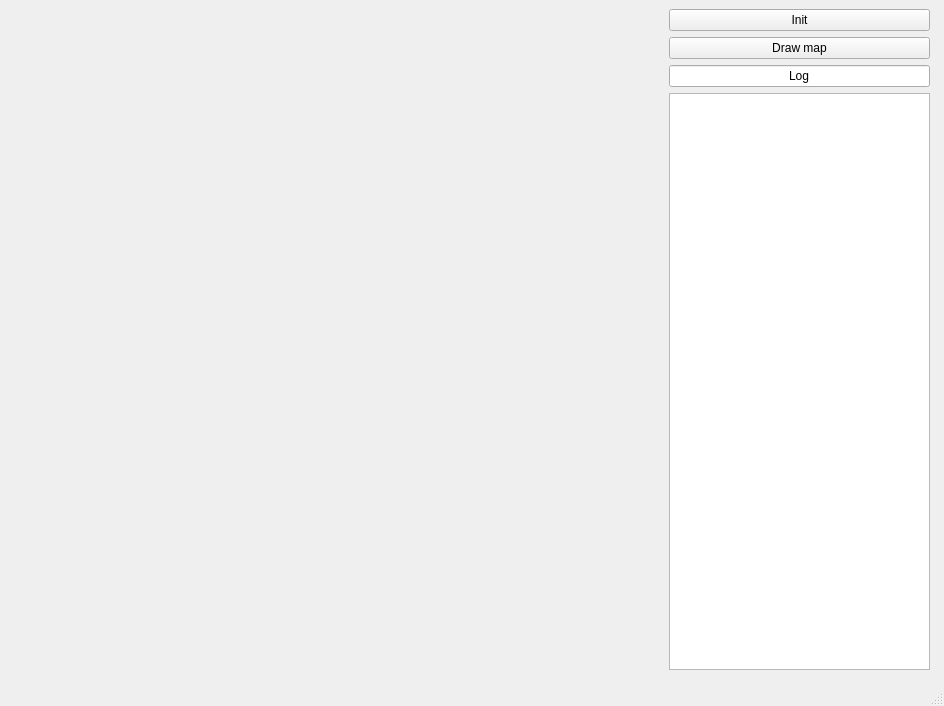
<?xml version="1.0" encoding="UTF-8"?>
<ui version="4.0">
 <class>MainWindowDesign</class>
 <widget class="QMainWindow" name="MainWindowDesign">
  <property name="geometry">
   <rect>
    <x>0</x>
    <y>0</y>
    <width>944</width>
    <height>706</height>
   </rect>
  </property>
  <property name="windowTitle">
   <string>QRosApp</string>
  </property>
  <property name="windowIcon">
   <iconset>
    <normaloff>:/images/icon.png</normaloff>:/images/icon.png</iconset>
  </property>
  <property name="locale">
   <locale language="English" country="Australia"/>
  </property>
  <widget class="QWidget" name="centralwidget">
   <layout class="QGridLayout" name="gridLayout_2">
    <item row="0" column="1">
     <widget class="QWidget" name="widget" native="true">
      <widget class="QLabel" name="map">
       <property name="geometry">
        <rect>
         <x>0</x>
         <y>0</y>
         <width>651</width>
         <height>661</height>
        </rect>
       </property>
       <property name="text">
        <string/>
       </property>
      </widget>
      <widget class="QWidget" name="verticalLayoutWidget">
       <property name="geometry">
        <rect>
         <x>660</x>
         <y>0</y>
         <width>261</width>
         <height>661</height>
        </rect>
       </property>
       <layout class="QVBoxLayout" name="verticalLayout">
        <item>
         <widget class="QPushButton" name="init">
          <property name="text">
           <string>Init</string>
          </property>
         </widget>
        </item>
        <item>
         <widget class="QPushButton" name="draw_map">
          <property name="text">
           <string>Draw map</string>
          </property>
         </widget>
        </item>
        <item>
         <widget class="QLineEdit" name="lineEdit">
          <property name="text">
           <string>Log</string>
          </property>
          <property name="alignment">
           <set>Qt::AlignCenter</set>
          </property>
          <property name="readOnly">
           <bool>true</bool>
          </property>
         </widget>
        </item>
        <item>
         <widget class="QPlainTextEdit" name="log">
          <property name="textInteractionFlags">
           <set>Qt::NoTextInteraction</set>
          </property>
         </widget>
        </item>
       </layout>
      </widget>
     </widget>
    </item>
   </layout>
  </widget>
  <widget class="QStatusBar" name="statusbar"/>
  <action name="action_Quit">
   <property name="text">
    <string>&amp;Quit</string>
   </property>
   <property name="shortcut">
    <string>Ctrl+Q</string>
   </property>
   <property name="shortcutContext">
    <enum>Qt::ApplicationShortcut</enum>
   </property>
  </action>
  <action name="action_Preferences">
   <property name="text">
    <string>&amp;Preferences</string>
   </property>
  </action>
  <action name="actionAbout">
   <property name="text">
    <string>&amp;About</string>
   </property>
  </action>
  <action name="actionAbout_Qt">
   <property name="text">
    <string>About &amp;Qt</string>
   </property>
  </action>
 </widget>
 <resources/>
 <connections/>
</ui>
